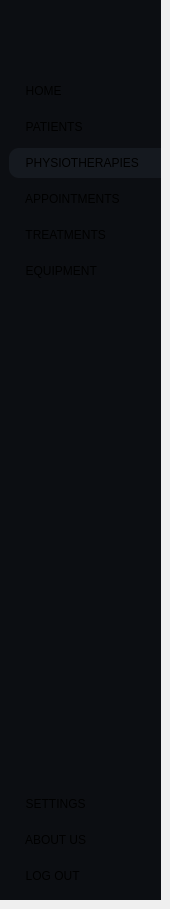
    <widget class="QWidget" name="employees_page">
     <property name="styleSheet">
      <string notr="true">#employees_page{
background-color : #15191f ; 
}</string>
     </property>
     <widget class="QWidget" name="SideMenu_3" native="true">
      <property name="geometry">
       <rect>
        <x>0</x>
        <y>0</y>
        <width>161</width>
        <height>900</height>
       </rect>
      </property>
      <property name="minimumSize">
       <size>
        <width>161</width>
        <height>900</height>
       </size>
      </property>
      <property name="maximumSize">
       <size>
        <width>161</width>
        <height>900</height>
       </size>
      </property>
      <property name="cursor">
       <cursorShape>CrossCursor</cursorShape>
      </property>
      <property name="styleSheet">
       <string notr="true">#SideMenu_3{
background-color : #0c0e12 ;
}
#SideMenu_3 QPushButton{
text-align : left ; 
padding  : 8px 10px ; 
border-top-left-radius : 10px ;
border-bottom-left-radius : 10px ; 
}
#SideMenu_3 QPushButton:hover {
    background-color: #15191f ; 
}</string>
      </property>
      <layout class="QVBoxLayout" name="verticalLayout_7">
       <property name="leftMargin">
        <number>9</number>
       </property>
       <property name="rightMargin">
        <number>0</number>
       </property>
       <item>
        <widget class="QLabel" name="label_3">
         <property name="minimumSize">
          <size>
           <width>0</width>
           <height>61</height>
          </size>
         </property>
         <property name="maximumSize">
          <size>
           <width>16777215</width>
           <height>45</height>
          </size>
         </property>
         <property name="styleSheet">
          <string notr="true">max-height : 45px ; 
margin-right : 9px ; </string>
         </property>
         <property name="text">
          <string/>
         </property>
         <property name="pixmap">
          <pixmap>../assets/solid care white version.png</pixmap>
         </property>
         <property name="scaledContents">
          <bool>true</bool>
         </property>
         <property name="alignment">
          <set>Qt::AlignCenter</set>
         </property>
        </widget>
       </item>
       <item>
        <widget class="QWidget" name="frame3_1" native="true">
         <property name="sizePolicy">
          <sizepolicy hsizetype="Ignored" vsizetype="Preferred">
           <horstretch>0</horstretch>
           <verstretch>0</verstretch>
          </sizepolicy>
         </property>
         <property name="minimumSize">
          <size>
           <width>131</width>
           <height>0</height>
          </size>
         </property>
         <layout class="QVBoxLayout" name="verticalLayout_20">
          <property name="spacing">
           <number>6</number>
          </property>
          <property name="leftMargin">
           <number>0</number>
          </property>
          <property name="rightMargin">
           <number>0</number>
          </property>
          <item>
           <widget class="QPushButton" name="home_3">
            <property name="styleSheet">
             <string notr="true"/>
            </property>
            <property name="text">
             <string>  HOME</string>
            </property>
            <property name="icon">
             <iconset>
              <normaloff>../assets/icons/home.svg</normaloff>../assets/icons/home.svg</iconset>
            </property>
            <property name="iconSize">
             <size>
              <width>20</width>
              <height>20</height>
             </size>
            </property>
           </widget>
          </item>
          <item>
           <widget class="QPushButton" name="clients_3">
            <property name="styleSheet">
             <string notr="true"/>
            </property>
            <property name="text">
             <string>  PATIENTS</string>
            </property>
            <property name="icon">
             <iconset>
              <normaloff>../assets/icons/users.svg</normaloff>../assets/icons/users.svg</iconset>
            </property>
            <property name="iconSize">
             <size>
              <width>20</width>
              <height>20</height>
             </size>
            </property>
           </widget>
          </item>
          <item>
           <widget class="QPushButton" name="employees_3">
            <property name="styleSheet">
             <string notr="true">#employees_3{
background-color : #15191f ; 
}</string>
            </property>
            <property name="text">
             <string>  PHYSIOTHERAPIES</string>
            </property>
            <property name="icon">
             <iconset>
              <normaloff>../assets/icons/users.svg</normaloff>../assets/icons/users.svg</iconset>
            </property>
            <property name="iconSize">
             <size>
              <width>20</width>
              <height>20</height>
             </size>
            </property>
           </widget>
          </item>
          <item>
           <widget class="QPushButton" name="appointements_3">
            <property name="styleSheet">
             <string notr="true"/>
            </property>
            <property name="text">
             <string>  APPOINTMENTS</string>
            </property>
            <property name="icon">
             <iconset>
              <normaloff>../assets/icons/calendar.svg</normaloff>../assets/icons/calendar.svg</iconset>
            </property>
            <property name="iconSize">
             <size>
              <width>20</width>
              <height>20</height>
             </size>
            </property>
           </widget>
          </item>
          <item>
           <widget class="QPushButton" name="treatments_3">
            <property name="styleSheet">
             <string notr="true"/>
            </property>
            <property name="text">
             <string>  TREATMENTS</string>
            </property>
            <property name="icon">
             <iconset>
              <normaloff>../assets/icons/activity.svg</normaloff>../assets/icons/activity.svg</iconset>
            </property>
            <property name="iconSize">
             <size>
              <width>20</width>
              <height>20</height>
             </size>
            </property>
           </widget>
          </item>
          <item>
           <widget class="QPushButton" name="stock_3">
            <property name="styleSheet">
             <string notr="true"/>
            </property>
            <property name="text">
             <string>  EQUIPMENT</string>
            </property>
            <property name="icon">
             <iconset>
              <normaloff>../assets/icons/layers.svg</normaloff>../assets/icons/layers.svg</iconset>
            </property>
            <property name="iconSize">
             <size>
              <width>20</width>
              <height>20</height>
             </size>
            </property>
           </widget>
          </item>
         </layout>
        </widget>
       </item>
       <item>
        <spacer name="verticalSpacer_3">
         <property name="orientation">
          <enum>Qt::Vertical</enum>
         </property>
         <property name="sizeHint" stdset="0">
          <size>
           <width>140</width>
           <height>318</height>
          </size>
         </property>
        </spacer>
       </item>
       <item>
        <widget class="QWidget" name="frame3_2" native="true">
         <layout class="QVBoxLayout" name="verticalLayout_9">
          <property name="leftMargin">
           <number>0</number>
          </property>
          <property name="rightMargin">
           <number>0</number>
          </property>
          <item>
           <widget class="QPushButton" name="settings_3">
            <property name="styleSheet">
             <string notr="true"/>
            </property>
            <property name="text">
             <string>  SETTINGS</string>
            </property>
            <property name="icon">
             <iconset>
              <normaloff>../assets/icons/settings.svg</normaloff>../assets/icons/settings.svg</iconset>
            </property>
            <property name="iconSize">
             <size>
              <width>20</width>
              <height>20</height>
             </size>
            </property>
           </widget>
          </item>
          <item>
           <widget class="QPushButton" name="about_us_3">
            <property name="styleSheet">
             <string notr="true"/>
            </property>
            <property name="text">
             <string>  ABOUT US</string>
            </property>
            <property name="icon">
             <iconset>
              <normaloff>../assets/icons/info.svg</normaloff>../assets/icons/info.svg</iconset>
            </property>
            <property name="iconSize">
             <size>
              <width>20</width>
              <height>20</height>
             </size>
            </property>
           </widget>
          </item>
          <item>
           <widget class="QPushButton" name="logout_3">
            <property name="styleSheet">
             <string notr="true"/>
            </property>
            <property name="text">
             <string>  LOG OUT</string>
            </property>
            <property name="icon">
             <iconset>
              <normaloff>../assets/icons/log-out.svg</normaloff>../assets/icons/log-out.svg</iconset>
            </property>
            <property name="iconSize">
             <size>
              <width>20</width>
              <height>20</height>
             </size>
            </property>
           </widget>
          </item>
         </layout>
        </widget>
       </item>
      </layout>
     </widget>
    </widget>
